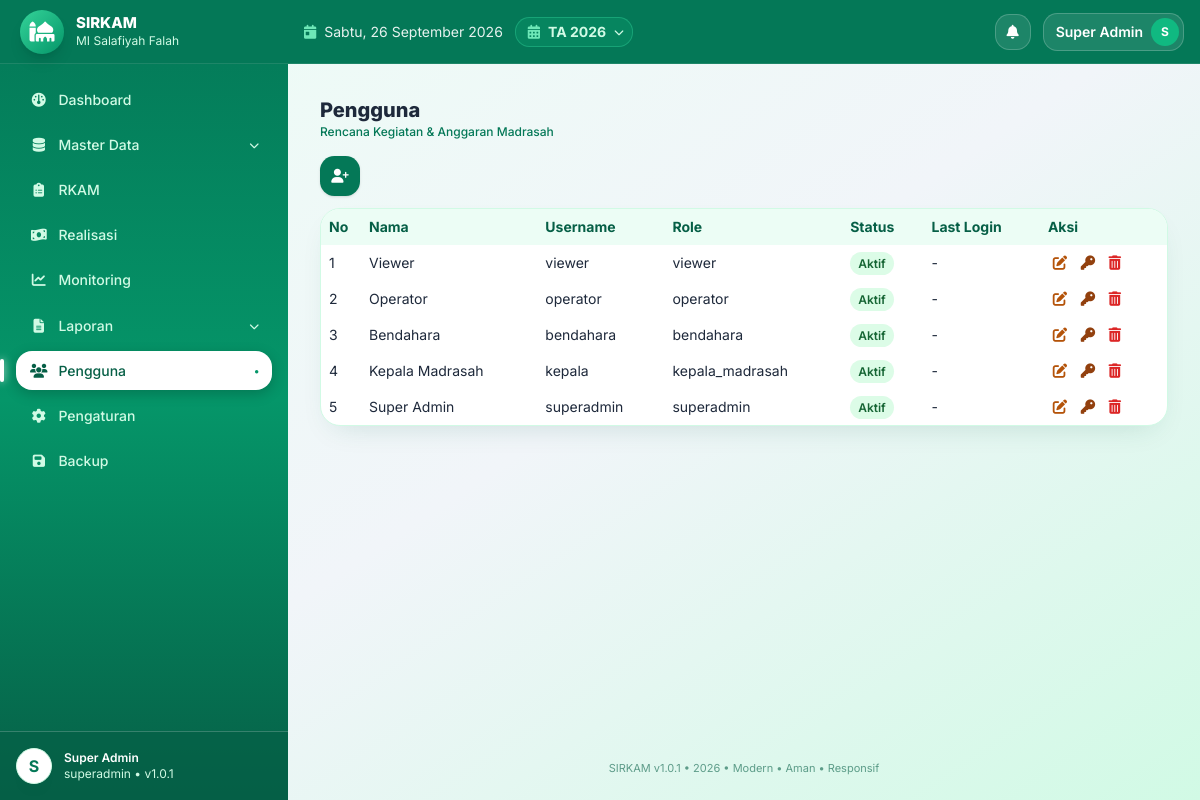
The app's page /users (signed in) with its own data.
### tables this page shows
CREATE TABLE IF NOT EXISTS app_settings (
  id INT UNSIGNED AUTO_INCREMENT PRIMARY KEY,
  skey VARCHAR(100) NOT NULL UNIQUE,
  svalue TEXT NULL
);

CREATE TABLE IF NOT EXISTS madrasah (
  id INT UNSIGNED AUTO_INCREMENT PRIMARY KEY,
  nama_madrasah VARCHAR(150) NOT NULL DEFAULT 'MI Salafiyah',
  nsm VARCHAR(30) NULL,
  npsn VARCHAR(30) NULL,
  alamat TEXT NULL,
  desa VARCHAR(100) NULL,
  kecamatan VARCHAR(100) NULL,
  kabupaten VARCHAR(100) NULL,
  provinsi VARCHAR(100) NULL,
  kode_pos VARCHAR(10) NULL,
  email VARCHAR(100) NULL,
  telepon VARCHAR(30) NULL,
  nama_kepala VARCHAR(100) NULL,
  nip_kepala VARCHAR(50) NULL,
  kepala_guru_id INT UNSIGNED NULL,
  nama_bendahara VARCHAR(100) NULL,
  nip_bendahara VARCHAR(50) NULL,
  bendahara_guru_id INT UNSIGNED NULL,
  logo VARCHAR(255) NULL,
  created_at TIMESTAMP DEFAULT CURRENT_TIMESTAMP,
  updated_at TIMESTAMP DEFAULT CURRENT_TIMESTAMP ON UPDATE CURRENT_TIMESTAMP
);

CREATE TABLE IF NOT EXISTS users (
  id INT UNSIGNED AUTO_INCREMENT PRIMARY KEY,
  nama VARCHAR(100) NOT NULL,
  username VARCHAR(50) NOT NULL UNIQUE,
  password VARCHAR(255) NOT NULL,
  role ENUM('superadmin','kepala_madrasah','bendahara','operator','viewer') NOT NULL DEFAULT 'operator',
  email VARCHAR(100) NULL,
  no_hp VARCHAR(20) NULL,
  status ENUM('aktif','nonaktif') NOT NULL DEFAULT 'aktif',
  must_change_password TINYINT(1) NOT NULL DEFAULT 1,
  failed_attempts INT NOT NULL DEFAULT 0,
  locked_until DATETIME NULL,
  last_login DATETIME NULL,
  created_at TIMESTAMP DEFAULT CURRENT_TIMESTAMP,
  updated_at TIMESTAMP DEFAULT CURRENT_TIMESTAMP ON UPDATE CURRENT_TIMESTAMP,
  INDEX idx_username (username),
  INDEX idx_role (role),
  INDEX idx_status (status)
);

CREATE TABLE IF NOT EXISTS tahun_anggaran (
  id INT UNSIGNED AUTO_INCREMENT PRIMARY KEY,
  tahun INT NOT NULL UNIQUE,
  tanggal_mulai DATE NULL,
  tanggal_selesai DATE NULL,
  status ENUM('draft','aktif','selesai','dikunci') NOT NULL DEFAULT 'draft',
  keterangan TEXT NULL,
  created_at TIMESTAMP DEFAULT CURRENT_TIMESTAMP,
  updated_at TIMESTAMP DEFAULT CURRENT_TIMESTAMP ON UPDATE CURRENT_TIMESTAMP,
  INDEX idx_tahun (tahun),
  INDEX idx_status (status)
);

### index.php (called while the page is built, shortened)
<?php
require_once __DIR__.'/config/bootstrap.php';
$url=trim($_GET['url']??'',"/");
$p=explode('/',$url);$page=$p[0];$arg=$p[1]??null;$arg2=$p[2]??null;
$content='';$title='Dashboard';
try{
switch($page){
case 'users': Rbac::check('dashboard'); if(Auth::role()!=='superadmin')Rbac::deny();$title='Pengguna';ob_start();require __DIR__.'/modules/users/index.php';$content=ob_get_clean();break;
}
}catch(Throwable $e){error_log($e->getMessage());$content='<div class="bg-red-50 border border-red-200 p-4 rounded">Terjadi kesalahan sistem.</div>';}
require __DIR__.'/views/layouts/main.php';

### core/Security.php (called while the page is built, shortened)
<?php
class Security{
public static function e($s){return htmlspecialchars((string)($s??''),ENT_QUOTES,'UTF-8');}
}

### core/Auth.php (called while the page is built, shortened)
<?php
class Auth{
public static function user(){return $_SESSION['user']??null;}
public static function role(){return $_SESSION['role']??null;}
}

### modules/users/index.php (the view, shortened to what this page needs)
<?php
$rows=$pdo->query("SELECT * FROM users ORDER BY id DESC")->fetchAll();
?>
<button onclick="userForm(0)" title="Tambah User" class="bg-emerald-700 hover:bg-emerald-800 text-white w-10 h-10 rounded-2xl text-sm mb-3 no-print shadow"><i class="fa-solid fa-user-plus"></i></button>
<div class="bg-white rounded shadow overflow-auto"><table class="w-full text-sm min-w-[700px]"><thead><tr class="bg-gray-50 border-b text-left"><th class="p-2 w-10">No</th><th class="p-2">Nama</th><th class="p-2">Username</th><th class="p-2">Role</th><th class="p-2">Status</th><th class="p-2">Last Login</th><th class="p-2 no-print">Aksi</th></tr></thead><tbody>
<?php $no=1;foreach($rows as $r):?><tr class="border-b"><td class="p-2"><?=$no++?></td><td class="p-2"><?=Security::e($r['nama'])?></td><td class="p-2"><?=Security::e($r['username'])?></td><td class="p-2"><?=Security::e($r['role'])?></td><td class="p-2"><?=Helper::badgeStatus($r['status'])?></td><td class="p-2"><?=Security::e($r['last_login']??'-')?></td>
<td class="p-2 no-print"><button onclick='userForm(<?=$r['id']?>,<?=json_encode($r,JSON_HEX_APOS|JSON_HEX_QUOT)?>)' title="Edit" class="btn-ic btn-edit"><i class="fa-solid fa-pen-to-square"></i></button> <button onclick="userReset(<?=$r['id']?>)" title="Reset Password" class="btn-ic btn-key"><i class="fa-solid fa-key"></i></button> <button onclick="userDel(<?=$r['id']?>)" title="Hapus" class="btn-ic btn-del"><i class="fa-solid fa-trash-can"></i></button></td></tr><?php endforeach;?></tbody></table></div>

### core/Helper.php (shortened to what this page needs)
<?php
class Helper{
public static function setting($pdo,$k,$d=''){$s=$pdo->prepare("SELECT svalue FROM app_settings WHERE skey=?");$s->execute([$k]);$r=$s->fetchColumn();return $r!==false?$r:$d;}
public static function tahunAktif($pdo){$s=$pdo->query("SELECT * FROM tahun_anggaran WHERE status='aktif' LIMIT 1");$r=$s->fetch();if(!$r){$s=$pdo->query("SELECT * FROM tahun_anggaran ORDER BY tahun DESC LIMIT 1");$r=$s->fetch();}return $r;}
public static function badgeStatus($s){$m=['draft'=>'bg-gray-200 text-gray-700','diajukan'=>'bg-yellow-100 text-yellow-800','diverifikasi'=>'bg-blue-100 text-blue-800','disetujui'=>'bg-green-100 text-green-800','ditolak'=>'bg-red-100 text-red-800','direvisi'=>'bg-orange-100 text-orange-800','dikunci'=>'bg-slate-800 text-white','aktif'=>'bg-green-100 text-green-800','nonaktif'=>'bg-gray-200 text-gray-600','selesai'=>'bg-slate-200 text-slate-700'];$c=$m[strtolower($s)]??'bg-gray-100';return '<span class="px-2 py-1 rounded text-xs font-semibold '.$c.'">'.htmlspecialchars(self::titleCase($s)).'</span>';}
public static function titleCase($s){return ucwords(strtolower(trim((string)$s)));}
}

### views/layouts/main.php (shortened to what this page needs)
<!DOCTYPE html><html lang="id"><head><meta charset="UTF-8"><meta name="viewport" content="width=device-width,initial-scale=1">
<script src="https://cdn.tailwindcss.com"></script><script src="https://cdn.jsdelivr.net/npm/sweetalert2@11"></script>
<link rel="stylesheet" href="https://cdnjs.cloudflare.com/ajax/libs/font-awesome/6.5.2/css/all.min.css">
</head>
<body class="bg-gradient-to-br from-emerald-50 via-slate-100 to-emerald-100 min-h-screen text-slate-800">
<?php $u=Auth::user(); $role=Auth::role(); if($role==='superadmin'){$notif=$pdo->query("SELECT COUNT(*) c FROM notifications WHERE is_read=0")->fetchColumn();}else{$nq=$pdo->prepare("SELECT COUNT(*) c FROM notifications WHERE is_read=0 AND (role_target=? OR role_target IS NULL OR role_target='' OR user_id=?)");$nq->execute([$role,Auth::id()]);$notif=$nq->fetchColumn();} $initial=strtoupper(substr($u['nama']??'U',0,1)); $mlogo=$pdo->query("SELECT logo,nama_madrasah FROM madrasah WHERE id=1")->fetch(); $appName=Helper::setting($pdo,'app_name','SIRKAM'); $appVer=Helper::setting($pdo,'sys_version',APP_VERSION); $thAktif=Helper::tahunAktif($pdo); $thList=$pdo->query("SELECT id,tahun,status FROM tahun_anggaran ORDER BY tahun DESC")->fetchAll(); ?>
<div class="flex min-h-screen">
<aside id="sidebar" class="bg-gradient-to-b from-emerald-700 via-emerald-600 to-emerald-800 text-white hidden md:flex flex-col no-print fixed md:sticky top-0 inset-y-0 left-0 z-40 w-72 h-screen shrink-0 overflow-hidden">
<div class="h-16 px-5 flex items-center gap-3 shrink-0 bg-emerald-700 border-b border-white/10">
<?php $logoFile=!empty($mlogo['logo'])?__DIR__.'/../../uploads/logo/'.$mlogo['logo']:''; $logoOk=$logoFile&&is_file($logoFile); $logoV=$logoOk?filemtime($logoFile):0; ?>
<?php if($logoOk):?><img src="<?=BASE_URL?>uploads/logo/<?=Security::e($mlogo['logo'])?>?v=<?=$logoV?>" class="w-11 h-11 rounded-2xl object-contain bg-white p-1 shadow-lg"><?php else:?><div class="w-11 h-11 rounded-2xl bg-gradient-to-br from-emerald-400 to-emerald-600 flex items-center justify-center text-xl shadow-lg"><i class="fa-solid fa-mosque"></i></div><?php endif;?>
<div class="min-w-0"><div class="font-extrabold text-[15px] leading-tight truncate"><?=Security::e($appName)?></div><div class="text-xs text-emerald-100 truncate"><?=Security::e($mlogo['nama_madrasah']??'')?></div></div></div>
<?php $cur=$page??'dashboard'; if($cur==='print'||$cur==='export')$cur='laporan'; ?>
<nav class="flex-1 p-4 space-y-1.5 text-sm overflow-y-auto" id="nav">
<a href="<?=BASE_URL?>" data-p="dashboard" class="navlink <?=($cur==='dashboard'?'active':'')?>"><i class="fa-solid fa-gauge w-5 text-center"></i> Dashboard</a>
<?php if(in_array($role,['superadmin','operator'])):?>
<div>
<button type="button" onclick="toggleMaster()" class="navlink parent w-full text-left <?=($cur==='master'?'active':'')?>"><i class="fa-solid fa-database w-5 text-center"></i> <span>Master Data</span> <i id="mchev" class="fa-solid fa-chevron-down text-[10px] transition-transform"></i></button>
</div>
<?php endif;?>
<a href="<?=BASE_URL?>rkam" data-p="rkam" class="navlink <?=($cur==='rkam'?'active':'')?>"><i class="fa-solid fa-clipboard-list w-5 text-center"></i> RKAM</a>
<a href="<?=BASE_URL?>realisasi" data-p="realisasi" class="navlink <?=($cur==='realisasi'?'active':'')?>"><i class="fa-solid fa-money-bill-wave w-5 text-center"></i> Realisasi</a>
<a href="<?=BASE_URL?>monitoring" data-p="monitoring" class="navlink <?=($cur==='monitoring'?'active':'')?>"><i class="fa-solid fa-chart-line w-5 text-center"></i> Monitoring</a>
<div>
<button type="button" onclick="toggleLap()" class="navlink parent w-full text-left <?=($cur==='laporan'?'active':'')?>"><i class="fa-solid fa-file-lines w-5 text-center"></i> <span>Laporan</span> <i id="lchev" class="fa-solid fa-chevron-down text-[10px] transition-transform"></i></button>
</div>
<?php if($role==='superadmin'):?><a href="<?=BASE_URL?>users" data-p="users" class="navlink <?=($cur==='users'?'active':'')?>"><i class="fa-solid fa-users w-5 text-center"></i> Pengguna</a><?php endif;?>
<?php if(in_array($role,['superadmin','kepala_madrasah','bendahara'])):?><a href="<?=BASE_URL?>pengaturan" data-p="pengaturan" class="navlink <?=($cur==='pengaturan'?'active':'')?>"><i class="fa-solid fa-gear w-5 text-center"></i> Pengaturan</a><?php endif;?>
<?php if($role==='superadmin'):?><a href="<?=BASE_URL?>backup" data-p="backup" class="navlink <?=($cur==='backup'?'active':'')?>"><i class="fa-solid fa-floppy-disk w-5 text-center"></i> Backup</a><?php endif;?>
</nav>
<div class="p-4 border-t border-white/20 flex items-center gap-3 shrink-0 bg-emerald-800/60">
<div class="w-9 h-9 rounded-full bg-white text-emerald-700 flex items-center justify-center font-bold"><?=$initial?></div>
<div class="text-xs"><div class="font-semibold text-white"><?=Security::e($u['nama']??'')?></div><div class="text-emerald-100"><?=Security::e($role)?> • v<?=Security::e($appVer)?></div></div></div></aside>
<div class="flex-1 flex flex-col min-w-0 md:ml-0">
<header class="sticky top-0 z-20 bg-emerald-700 text-white px-4 h-16 flex items-center gap-3 no-print shrink-0 border-b border-white/10">
<?php $hari=['Senin','Selasa','Rabu','Kamis','Jumat','Sabtu','Minggu']; $bulan=[1=>'Januari','Februari','Maret','April','Mei','Juni','Juli','Agustus','September','Oktober','November','Desember']; ?>
<div class="hidden sm:flex items-center gap-2 text-white/90 text-sm"><i class="fa-solid fa-calendar-day text-emerald-300"></i><span><?=$hari[date('N')-1]?>, <?=date('j')?> <?=$bulan[(int)date('n')]?> <?=date('Y')?></span></div>
<div class="relative">
<button onclick="toggleTahun(event)" title="Tahun Anggaran Aktif" class="hidden sm:flex items-center gap-2 bg-emerald-500/20 border border-emerald-400/40 text-emerald-100 rounded-full pl-3 pr-2 py-1 text-sm hover:bg-emerald-500/30"><i class="fa-solid fa-calendar-days text-emerald-300"></i><span class="font-bold">TA <?=Security::e($thAktif['tahun']??'-')?></span><i class="fa-solid fa-chevron-down text-[10px]"></i></button>
</div>
<div class="ml-auto flex items-center gap-3 text-sm">
<div class="relative">
<button onclick="toggleNotif(event)" class="relative w-9 h-9 rounded-xl bg-white/10 border border-white/20 text-white hover:bg-white/20"><i class="fa-solid fa-bell"></i></button>
</div>
<div class="relative" id="userWrap">
<button type="button" aria-haspopup="true" onclick="toggleUser(event)" onmouseenter="showUser()" class="flex items-center gap-2 bg-white/10 border border-white/20 rounded-full pl-3 pr-1 py-1 hover:bg-white/20"><span class="font-semibold text-white text-sm max-w-32 truncate"><?=Security::e($u['nama']??'')?></span><span class="w-7 h-7 rounded-full bg-emerald-500 text-white flex items-center justify-center text-xs font-bold shrink-0"><?=$initial?></span></button>
</div></div></header>
<main class="p-4 md:p-8 flex-1 max-w-7xl w-full mx-auto">
<div class="mb-4"><div class="font-extrabold text-xl text-slate-800"><?=Security::e($title??'')?></div><div class="text-xs text-emerald-700 font-medium">Rencana Kegiatan & Anggaran Madrasah</div></div>
<?=$content??''?></main>
<footer class="px-6 pb-6 text-center text-[11px] text-emerald-800/60 no-print"><?=Security::e($appName)?> v<?=Security::e($appVer)?> • <?=date('Y')?> • Modern • Aman • Responsif</footer></div></div>
</body></html>

### views/layouts/main.php (style rules this page uses)
body { font-family:'Inter',system-ui,sans-serif }
html { scroll-behavior:smooth }
* { scrollbar-width:thin;scrollbar-color:#cbd5e1 transparent }
table thead tr { background:#ecfdf5 !important }
table thead th { color:#065f46 !important;font-weight:700 !important;text-transform:capitalize !important }
.bg-white { border:1px solid #d1fae5 }
.navlink { position:relative;display:flex;align-items:center;gap:.6rem;padding:.6rem .8rem;border-radius:1rem;color:#d1fae5;font-weight:500;transition:.15s }
.navlink.active { background:#fff;color:#065f46;box-shadow:0 4px 14px rgba(0,0,0,.2) }
.navlink.active::before { content:'';position:absolute;left:-1rem;top:20%;bottom:20%;width:4px;border-radius:99px;background:#fff;box-shadow:0 0 8px rgba(255,255,255,.8) }
.navlink.active::after { content:'●';margin-left:auto;font-size:8px;color:#059669 }
#mchev,#lchev { margin-left:auto;flex-shrink:0 }
.rounded { border-radius:.9rem !important }
.rounded-xl { border-radius:1.25rem !important }
.rounded-2xl { border-radius:1.5rem !important }
.bg-white { border-radius:1.25rem !important;box-shadow:0 12px 30px -14px rgba(6,95,70,.18) !important }
button:not(.swal2-confirm):not(.swal2-cancel):not(.swal2-close) { border-radius:.9rem !important }
table { border-collapse:separate !important;border-spacing:0 }
table thead th:first-child { border-top-left-radius:1rem }
table thead th:last-child { border-top-right-radius:1rem }
.btn-ic { width:auto;height:auto;display:inline-flex;align-items:center;justify-content:center;font-size:.9rem;transition:.15s;background:transparent !important;border:0 !important;border-radius:0 !important;box-shadow:none !important;padding:.15rem .3rem }
.btn-edit { color:#b45309 !important }
.btn-del { color:#dc2626 !important }
.btn-key { color:#92400e !important }

### records on screen
app_settings: svalue "SIRKAM"
madrasah: nama_madrasah "MI Salafiyah Falah"
users: nama "S", nama "Super Admin", username "superadmin", role "superadmin", status "Aktif", last_login "-"
app_settings: svalue "1.0.1"
tahun_anggaran: tahun "2026"
users: nama "Viewer", username "viewer", role "viewer", status "Aktif", last_login "-"
users: nama "Operator", username "operator", role "operator", status "Aktif", last_login "-"
users: nama "Bendahara", username "bendahara", role "bendahara", status "Aktif", last_login "-"
users: nama "Kepala Madrasah", username "kepala", role "kepala_madrasah", status "Aktif", last_login "-"

### other values on screen
Security::e($role) "superadmin"
Security::e($title??'') "Pengguna"
